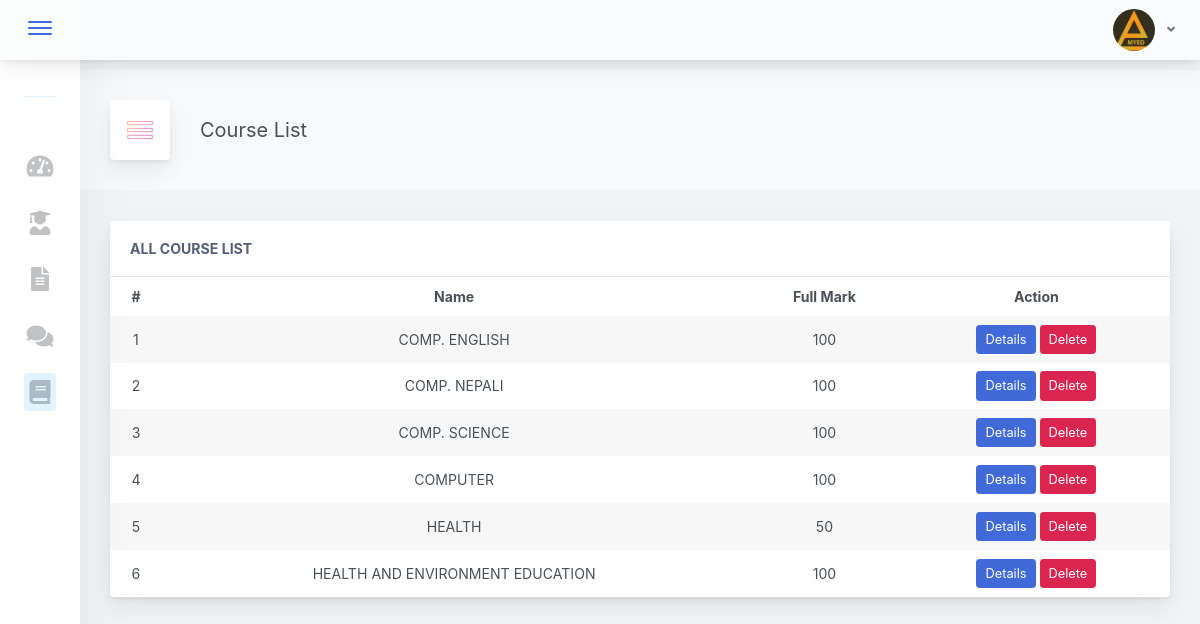
Screenshot of /course/index.php (signed in) with the database file from the repository.
### tables this page shows
CREATE TABLE `user` (
  `id` int(11) NOT NULL,
  `schoolname` varchar(50) NOT NULL,
  `username` varchar(50) NOT NULL,
  `password` varchar(50) NOT NULL,
  `email` varchar(50) NOT NULL,
  `contact` varchar(50) NOT NULL,
  `db_name` varchar(50) NOT NULL,
  `logo` varchar(50) NOT NULL,
  `border` varchar(50) NOT NULL
);

CREATE TABLE `course` (
  `id` int(11) NOT NULL,
  `course` varchar(50) NOT NULL,
  `fullmark` int(11) NOT NULL,
  `theory` varchar(50) NOT NULL,
  `practical` varchar(50) NOT NULL,
  `grade` varchar(50) NOT NULL
);

### course/index.php (the view, shortened to what this page needs)
<?php
    include "../dbconnect.php";
    $id = $_SESSION['id'];
    $sql = "SELECT * FROM user WHERE id = '$id'";
    $result = mysqli_query($conn, $sql);
    $data = mysqli_fetch_assoc($result);
?>
<!doctype html>
<html lang="en">
<head>
    <link href="../css/dashboard.css" rel="stylesheet">
</head>
<body>
    <div class="app-container app-theme-white body-tabs-shadow fixed-sidebar fixed-header closed-sidebar">
        <div class="app-header header-shadow">
            <div class="app-header__logo">
                <div class="header__pane ml-auto">
                    <div>
                        <button type="button" class="hamburger close-sidebar-btn hamburger--elastic" data-class="closed-sidebar">
                            <span class="hamburger-box">
                                <span class="hamburger-inner"></span>
                            </span>
                        </button>
                    </div>
                </div>
            </div>
            <div class="app-header__content">
                <div class="app-header-right">
                    <div class="header-btn-lg pr-0">
                        <div class="widget-content p-0">
                            <div class="widget-content-wrapper">
                                <div class="widget-content-left">
                                    <div class="btn-group">
                                        <a data-toggle="dropdown" aria-haspopup="true" aria-expanded="false" class="p-0 btn">
                                            <?php
                                            if ($data['logo'] == '') {
                                            ?>
                                                <img width="42" class="rounded-circle" src="../images/schoolLogo/default.png" alt="">
                                            <?php
                                            } else {
                                            ?>
                                                <img width="42" class="rounded-circle" src="../images/<?php echo $data['logo'] ?>" alt="">
                                            <?php
                                            }
                                            ?>
                                            <i class="fa fa-angle-down ml-2 opacity-8"></i>
                                        </a>
                                    </div>
                                </div>
                            </div>
                        </div>
                    </div>
                </div>
            </div>
        </div>
        <div>
            <div class="app-main">
                <div class="app-sidebar sidebar-shadow">
                    <div class="scrollbar-sidebar">
                        <div class="app-sidebar__inner">
                            <ul class="vertical-nav-menu">
                                <li class="app-sidebar__heading" style="padding-top: 25px !important;">School Management</li>
                                <li style="padding-top: 15px !important;">
                                    <a href="../dashboard">
                                        <i class="metismenu-icon fas fa-tachometer-alt"></i>
                                    </a>
                                </li>
                                <li style="padding-top: 15px !important;">
                                    <a href="#">
                                        <i class="metismenu-icon fas fa-user-graduate"></i>
                                    </a>
                                </li>
                                <li style="padding-top: 15px !important;">
                                    <a href="#">
                                        <i class="metismenu-icon fas fa-file-alt"></i>
                                    </a>
                                </li>
                                <li style="padding-top: 15px !important;">
                                    <a href="#">
                                        <i class="metismenu-icon fas fa-comments"></i>
                                    </a>
                                </li>
                                <li style="padding-top: 15px !important;">
                                    <a href="#" class="mm-active">
                                        <i class="metismenu-icon fas fa-book"></i>
                                    </a>
                                </li>
                            </ul>
                        </div>
                    </div>
                </div>
                <div class="app-main__outer">
                    <div class="app-main__inner">
                        <div class="app-page-title">
                            <div class="page-title-wrapper">
                                <div class="page-title-heading">
                                    <div class="page-title-icon">
                                        <i class="pe-7s-menu icon-gradient bg-mean-fruit"></i>
                                    </div>
                                    <div>Course List </div>
                                </div>
                            </div>
                        </div>
                        <br>
                        <div id="">
                            <div class="main-card mb-3 card">
                                <div class="card-header">All Course List</div>
                                <div class="table-responsive">
                                    <table class="align-middle mb-0 table table-borderless table-striped table-hover">
                                        <thead>
                                            <tr>
                                                <th class="text-center">#</th>
                                                <th class="text-center">Name</th>
                                                <th class="text-center">Full Mark</th>
                                                <th class="text-center">Action</th>
                                            </tr>
                                        </thead>
                                        <tbody>
                                            <?php
                                            $sql = "SELECT * FROM course";
                                            $result = mysqli_query($conn, $sql);
                                            $i = 1;
                                            while ($row = mysqli_fetch_assoc($result)) :
                                            ?>
                                                <tr>
                                                    <td class="text-center">
                                                        <div><?php echo $i ?></div>
                                                    </td>
                                                    <td class="text-center">
                                                        <div><?php echo strtoupper($row['course']) ?></div>
                                                    </td>
                                                    <td class="text-center">
                                                        <div><?php echo $row['fullmark'] ?></div>
                                                    </td>
                                                    <td class="text-center">
                                                        <a href="#"><button type="button" onclick="detailView(<?php echo $row['id']; ?>)" id="PopoverCustomT-1" class="btn btn-primary btn-sm" data-toggle="modal" data-target=".bd-example-modal-lg" data-whatever="<?php echo $row['id']; ?>">Details</button></a>
                                                        <a href="delete/<?php echo $row['id']; ?>" onclick="return confirm('Are you sure?');"><button type="button" id="PopoverCustomT-1" class="btn btn-danger btn-sm">Delete</button></a>
                                                    </td>
                                                </tr>
                                            <?php
                                                $i++;
                                            endwhile;
                                            ?>
                                        </tbody>
                                    </table>
                                </div>
                            </div>
                        </div>
                    </div>
                </div>
            </div>
        </div>
    </body>
</html>

### rows the page displays
user: logo (picture)
course: course "COMP. ENGLISH", fullmark "100"
course: course "COMP. NEPALI", fullmark "100"
course: course "COMP. SCIENCE", fullmark "100"
course: course "COMPUTER", fullmark "100"
course: course "HEALTH", fullmark "50"
course: course "HEALTH AND ENVIRONMENT EDUCATION", fullmark "100"
